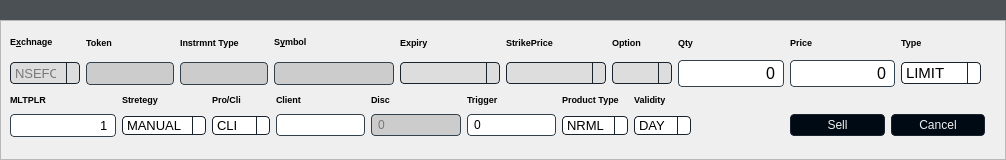
<?xml version="1.0" encoding="UTF-8"?>
<ui version="4.0">
 <class>MainWindow</class>
 <widget class="QMainWindow" name="MainWindow">
  <property name="geometry">
   <rect>
    <x>0</x>
    <y>0</y>
    <width>1006</width>
    <height>160</height>
   </rect>
  </property>
  <property name="windowTitle">
   <string>MainWindow</string>
  </property>
  <property name="styleSheet">
   <string notr="true"/>
  </property>
  <widget class="QWidget" name="centralwidget">
   <property name="styleSheet">
    <string notr="true"/>
   </property>
   <layout class="QGridLayout" name="gridLayout">
    <property name="leftMargin">
     <number>0</number>
    </property>
    <property name="topMargin">
     <number>0</number>
    </property>
    <property name="rightMargin">
     <number>0</number>
    </property>
    <property name="bottomMargin">
     <number>0</number>
    </property>
    <property name="spacing">
     <number>0</number>
    </property>
    <item row="2" column="1" colspan="2">
     <widget class="QFrame" name="frame_3">
      <property name="sizePolicy">
       <sizepolicy hsizetype="Expanding" vsizetype="Expanding">
        <horstretch>0</horstretch>
        <verstretch>0</verstretch>
       </sizepolicy>
      </property>
      <property name="styleSheet">
       <string notr="true">QWidget {

background-color: rgb(219, 88	, 96);
}
QPushButton {
  background-color: #000a14;
  border: 1px solid #19232d;
  color: #F0F0F0;
  border-radius: 4px;
  padding: 3px;
  outline: none;
  /* Issue #194 - Special case of QPushButton inside dialogs, for better UI */
  min-width: 20px;
}

QPushButton:disabled {
  background-color: #19232d;
  border: 1px solid #19232d;
  color: #787878;
  border-radius: 4px;
  padding: 3px;
}

QPushButton:checked {
  background-color: #19232d;
  border: 1px solid #19232d;
  border-radius: 4px;
  padding: 3px;
  outline: none;
}

QPushButton:checked:disabled {
  background-color: #000A14;
  border: 1px solid #19232d;
  color: #787878;
  border-radius: 4px;
  padding: 3px;
  outline: none;
}

QPushButton:checked:selected {
  background: #1464A0;
  color: #19232d;
}

QPushButton::menu-indicator {
  subcontrol-origin: padding;
  subcontrol-position: bottom right;
  bottom: 4px;
}

QPushButton:pressed {
  background-color: #000A14;
  border: 1px solid #000A14;
}

QPushButton:pressed:hover {
/*  border: 1px solid #148CD2;*/
  background-color: #148CD2;
}

QPushButton:hover {
  background-color: #148CD2;    
}

QPushButton:selected {
  background: #1464A0;
  color: #19232d;
}

QPushButton:hover {
  border: 1px solid #148CD2;
  color: #F0F0F0;
}

QPushButton:focus {
  border: 1px solid #1464A0;
}



QComboBox {
  background-color: #ffffff;
  border: 1px solid #19232d;
  border-radius: 4px;
  selection-background-color: #1464A0;
  padding-left: 4px;
  padding-right: 10px;
color:111111;
  /* 4 + 16*2 See scrollbar size */
  /* Fixes #103, #111 */
  min-height: 1.5em;
  /* padding-top: 2px;     removed to fix #132 */
  /* padding-bottom: 2px;  removed to fix #132 */
  /* min-width: 75px;      removed to fix #109 */
  /* Needed to remove indicator - fix #132 */
}

QComboBox QAbstractItemView {
  border: 1px solid #19232d;
  border-radius: 0;
  background-color: #eeeeee;
  color: #111111;
  selection-background-color: #1464A0;
}

QComboBox QAbstractItemView:hover {
  background-color: #eeeeee;
  color: #111111;
}

QComboBox QAbstractItemView:selected {
  background: #1464A0;
  color: #19232d;
}

QComboBox QAbstractItemView:alternate {
  background: #eeeeee;
}

QComboBox:disabled {
  background-color: #dddddd;
  color: #787878;
}

QComboBox:hover {
  border: 1px solid #148CD2;
}

QComboBox:focus {
  background-color: #1464A0;
  border: 1px solid #1464A0;
}

QComboBox:on {
  selection-background-color: #1464A0;
}

QComboBox::indicator {
  border: none;
  border-radius: 0;
  background-color: transparent;
  selection-background-color: transparent;
  color: transparent;
  selection-color: transparent;
  /* Needed to remove indicator - fix #132 */
}

QComboBox::indicator:alternate {
  background: #000A14;
}

QComboBox::item:alternate {
  background: #000A14;
}

QComboBox::item:selected {
  border: 0px solid transparent;
}

QComboBox::drop-down {
  subcontrol-origin: padding;
  subcontrol-position: top right;
  width: 12px;
  border-left: 1px solid #19232d;
}

QComboBox::down-arrow {
  image: url(&quot;:/qss_icons/rc/arrow_down_disabled.png&quot;);
  height: 8px;
  width: 8px;
}

QComboBox::down-arrow:on, QComboBox::down-arrow:hover, QComboBox::down-arrow:focus {
  image: url(&quot;:/qss_icons/rc/arrow_down.png&quot;);
}


QLineEdit {
  background-color: #ffffff;
  padding-top: 2px;
  /* This QLineEdit fix  103, 111 */
  padding-bottom: 2px;
  /* This QLineEdit fix  103, 111 */
  padding-left: 4px;
  padding-right: 4px;
  border-style: solid;
  border: 1px solid #32414B;
  border-radius: 4px;
  color: 000000;
}

QLineEdit:disabled {
  background-color: #cccccc;
  color: #787878;
}

QLineEdit:hover {
  border: 1px solid #148CD2;
  color: #000000;
}

QLineEdit:focus {
  border: 1px solid #1464A0;
}

QLineEdit:selected {
  background-color: #1464A0;
  color: #000000;
}
</string>
      </property>
      <property name="frameShape">
       <enum>QFrame::StyledPanel</enum>
      </property>
      <property name="frameShadow">
       <enum>QFrame::Raised</enum>
      </property>
      <widget class="QWidget" name="layoutWidget">
       <property name="geometry">
        <rect>
         <x>10</x>
         <y>10</y>
         <width>971</width>
         <height>57</height>
        </rect>
       </property>
       <layout class="QGridLayout" name="gridLayout_2" columnstretch="0,0,0,0,0,0,0,0,0,0,0" columnminimumwidth="0,0,0,0,0,0,0,0,0,0,0">
        <item row="1" column="9">
         <widget class="QLineEdit" name="leRate">
          <property name="minimumSize">
           <size>
            <width>100</width>
            <height>0</height>
           </size>
          </property>
          <property name="font">
           <font>
            <pointsize>12</pointsize>
           </font>
          </property>
          <property name="styleSheet">
           <string notr="true"/>
          </property>
          <property name="text">
           <string>0</string>
          </property>
          <property name="alignment">
           <set>Qt::AlignRight|Qt::AlignTrailing|Qt::AlignVCenter</set>
          </property>
         </widget>
        </item>
        <item row="1" column="5">
         <widget class="QComboBox" name="cbExp">
          <property name="enabled">
           <bool>false</bool>
          </property>
          <property name="minimumSize">
           <size>
            <width>100</width>
            <height>22</height>
           </size>
          </property>
          <property name="font">
           <font>
            <pointsize>10</pointsize>
           </font>
          </property>
          <property name="styleSheet">
           <string notr="true"/>
          </property>
         </widget>
        </item>
        <item row="0" column="8">
         <widget class="QLabel" name="label_8">
          <property name="font">
           <font>
            <pointsize>7</pointsize>
            <weight>75</weight>
            <bold>true</bold>
           </font>
          </property>
          <property name="styleSheet">
           <string notr="true"/>
          </property>
          <property name="text">
           <string>Qty</string>
          </property>
         </widget>
        </item>
        <item row="1" column="10">
         <widget class="QComboBox" name="cbOrdType">
          <property name="minimumSize">
           <size>
            <width>80</width>
            <height>22</height>
           </size>
          </property>
          <property name="font">
           <font>
            <pointsize>11</pointsize>
           </font>
          </property>
          <property name="styleSheet">
           <string notr="true"/>
          </property>
          <item>
           <property name="text">
            <string>LIMIT</string>
           </property>
          </item>
          <item>
           <property name="text">
            <string>MARKET</string>
           </property>
          </item>
          <item>
           <property name="text">
            <string>SL</string>
           </property>
          </item>
          <item>
           <property name="text">
            <string>SL-M</string>
           </property>
          </item>
         </widget>
        </item>
        <item row="1" column="7">
         <widget class="QComboBox" name="cbOpt">
          <property name="enabled">
           <bool>false</bool>
          </property>
          <property name="minimumSize">
           <size>
            <width>60</width>
            <height>22</height>
           </size>
          </property>
          <property name="font">
           <font>
            <pointsize>10</pointsize>
           </font>
          </property>
          <property name="styleSheet">
           <string notr="true"/>
          </property>
         </widget>
        </item>
        <item row="0" column="3">
         <widget class="QLabel" name="label_5">
          <property name="font">
           <font>
            <pointsize>7</pointsize>
            <weight>75</weight>
            <bold>true</bold>
           </font>
          </property>
          <property name="styleSheet">
           <string notr="true"/>
          </property>
          <property name="text">
           <string>Instrmnt Type</string>
          </property>
         </widget>
        </item>
        <item row="1" column="3">
         <widget class="QLineEdit" name="leInsType">
          <property name="enabled">
           <bool>false</bool>
          </property>
          <property name="minimumSize">
           <size>
            <width>80</width>
            <height>0</height>
           </size>
          </property>
          <property name="font">
           <font>
            <pointsize>10</pointsize>
           </font>
          </property>
          <property name="styleSheet">
           <string notr="true"/>
          </property>
          <property name="text">
           <string/>
          </property>
         </widget>
        </item>
        <item row="1" column="8">
         <widget class="QLineEdit" name="leQty">
          <property name="minimumSize">
           <size>
            <width>80</width>
            <height>0</height>
           </size>
          </property>
          <property name="font">
           <font>
            <pointsize>12</pointsize>
           </font>
          </property>
          <property name="styleSheet">
           <string notr="true"/>
          </property>
          <property name="text">
           <string>0</string>
          </property>
          <property name="alignment">
           <set>Qt::AlignRight|Qt::AlignTrailing|Qt::AlignVCenter</set>
          </property>
         </widget>
        </item>
        <item row="0" column="6">
         <widget class="QLabel" name="label_14">
          <property name="font">
           <font>
            <pointsize>7</pointsize>
            <weight>75</weight>
            <bold>true</bold>
           </font>
          </property>
          <property name="styleSheet">
           <string notr="true"/>
          </property>
          <property name="text">
           <string>StrikePrice</string>
          </property>
         </widget>
        </item>
        <item row="0" column="9">
         <widget class="QLabel" name="label_9">
          <property name="font">
           <font>
            <pointsize>7</pointsize>
            <weight>75</weight>
            <bold>true</bold>
           </font>
          </property>
          <property name="styleSheet">
           <string notr="true"/>
          </property>
          <property name="text">
           <string>Price</string>
          </property>
         </widget>
        </item>
        <item row="1" column="6">
         <widget class="QComboBox" name="cbStrike">
          <property name="enabled">
           <bool>false</bool>
          </property>
          <property name="minimumSize">
           <size>
            <width>100</width>
            <height>22</height>
           </size>
          </property>
          <property name="font">
           <font>
            <pointsize>10</pointsize>
           </font>
          </property>
          <property name="styleSheet">
           <string notr="true"/>
          </property>
         </widget>
        </item>
        <item row="0" column="0">
         <widget class="QLabel" name="label_3">
          <property name="font">
           <font>
            <pointsize>7</pointsize>
            <weight>75</weight>
            <bold>true</bold>
           </font>
          </property>
          <property name="styleSheet">
           <string notr="true"/>
          </property>
          <property name="text">
           <string>&lt;html&gt;&lt;head/&gt;&lt;body&gt;&lt;p&gt;E&lt;span style=&quot; text-decoration: underline;&quot;&gt;x&lt;/span&gt;chnage&lt;/p&gt;&lt;/body&gt;&lt;/html&gt;</string>
          </property>
         </widget>
        </item>
        <item row="0" column="4">
         <widget class="QLabel" name="label_6">
          <property name="font">
           <font>
            <pointsize>7</pointsize>
            <weight>75</weight>
            <bold>true</bold>
           </font>
          </property>
          <property name="styleSheet">
           <string notr="true"/>
          </property>
          <property name="text">
           <string>&lt;html&gt;&lt;head/&gt;&lt;body&gt;&lt;p&gt;S&lt;span style=&quot; text-decoration: underline;&quot;&gt;y&lt;/span&gt;mbol&lt;/p&gt;&lt;/body&gt;&lt;/html&gt;</string>
          </property>
         </widget>
        </item>
        <item row="0" column="5">
         <widget class="QLabel" name="label_13">
          <property name="font">
           <font>
            <pointsize>7</pointsize>
            <weight>75</weight>
            <bold>true</bold>
           </font>
          </property>
          <property name="styleSheet">
           <string notr="true"/>
          </property>
          <property name="text">
           <string>Expiry</string>
          </property>
         </widget>
        </item>
        <item row="1" column="2">
         <widget class="QLineEdit" name="leToken">
          <property name="enabled">
           <bool>false</bool>
          </property>
          <property name="minimumSize">
           <size>
            <width>70</width>
            <height>0</height>
           </size>
          </property>
          <property name="font">
           <font>
            <pointsize>10</pointsize>
           </font>
          </property>
          <property name="styleSheet">
           <string notr="true"/>
          </property>
          <property name="text">
           <string/>
          </property>
         </widget>
        </item>
        <item row="0" column="10">
         <widget class="QLabel" name="label_4">
          <property name="font">
           <font>
            <pointsize>7</pointsize>
            <weight>75</weight>
            <bold>true</bold>
           </font>
          </property>
          <property name="styleSheet">
           <string notr="true"/>
          </property>
          <property name="text">
           <string>Type</string>
          </property>
         </widget>
        </item>
        <item row="1" column="0">
         <widget class="QComboBox" name="cbEx">
          <property name="enabled">
           <bool>false</bool>
          </property>
          <property name="sizePolicy">
           <sizepolicy hsizetype="Maximum" vsizetype="Maximum">
            <horstretch>0</horstretch>
            <verstretch>0</verstretch>
           </sizepolicy>
          </property>
          <property name="minimumSize">
           <size>
            <width>70</width>
            <height>22</height>
           </size>
          </property>
          <property name="font">
           <font>
            <pointsize>10</pointsize>
           </font>
          </property>
          <property name="styleSheet">
           <string notr="true"/>
          </property>
          <item>
           <property name="text">
            <string>NSEFO</string>
           </property>
          </item>
          <item>
           <property name="text">
            <string>MCXFO</string>
           </property>
          </item>
         </widget>
        </item>
        <item row="1" column="4">
         <widget class="QLineEdit" name="leSymbol">
          <property name="enabled">
           <bool>false</bool>
          </property>
          <property name="minimumSize">
           <size>
            <width>120</width>
            <height>0</height>
           </size>
          </property>
          <property name="font">
           <font>
            <pointsize>10</pointsize>
           </font>
          </property>
          <property name="styleSheet">
           <string notr="true"/>
          </property>
          <property name="text">
           <string/>
          </property>
         </widget>
        </item>
        <item row="0" column="7">
         <widget class="QLabel" name="label_15">
          <property name="font">
           <font>
            <pointsize>7</pointsize>
            <weight>75</weight>
            <bold>true</bold>
           </font>
          </property>
          <property name="styleSheet">
           <string notr="true"/>
          </property>
          <property name="text">
           <string>Option</string>
          </property>
         </widget>
        </item>
        <item row="0" column="2">
         <widget class="QLabel" name="label_7">
          <property name="font">
           <font>
            <pointsize>7</pointsize>
            <weight>75</weight>
            <bold>true</bold>
           </font>
          </property>
          <property name="styleSheet">
           <string notr="true"/>
          </property>
          <property name="text">
           <string>Token</string>
          </property>
         </widget>
        </item>
       </layout>
      </widget>
      <widget class="QWidget" name="layoutWidget_2">
       <property name="geometry">
        <rect>
         <x>10</x>
         <y>70</y>
         <width>681</width>
         <height>47</height>
        </rect>
       </property>
       <layout class="QGridLayout" name="gridLayout_3">
        <item row="1" column="4">
         <widget class="QLineEdit" name="leDiscQ">
          <property name="enabled">
           <bool>false</bool>
          </property>
          <property name="styleSheet">
           <string notr="true"/>
          </property>
          <property name="text">
           <string>0</string>
          </property>
         </widget>
        </item>
        <item row="0" column="4">
         <widget class="QLabel" name="label_12">
          <property name="font">
           <font>
            <pointsize>7</pointsize>
            <weight>75</weight>
            <bold>true</bold>
           </font>
          </property>
          <property name="styleSheet">
           <string notr="true"/>
          </property>
          <property name="text">
           <string>Disc</string>
          </property>
         </widget>
        </item>
        <item row="1" column="1">
         <widget class="QComboBox" name="cbStretegyNo">
          <property name="font">
           <font>
            <pointsize>10</pointsize>
           </font>
          </property>
          <property name="styleSheet">
           <string notr="true"/>
          </property>
          <item>
           <property name="text">
            <string>MANUAL</string>
           </property>
          </item>
         </widget>
        </item>
        <item row="1" column="6">
         <widget class="QComboBox" name="cbProduct">
          <property name="font">
           <font>
            <pointsize>10</pointsize>
           </font>
          </property>
          <property name="styleSheet">
           <string notr="true"/>
          </property>
          <item>
           <property name="text">
            <string>NRML</string>
           </property>
          </item>
          <item>
           <property name="text">
            <string>MIS</string>
           </property>
          </item>
         </widget>
        </item>
        <item row="0" column="3">
         <widget class="QLabel" name="label_11">
          <property name="font">
           <font>
            <pointsize>7</pointsize>
            <weight>75</weight>
            <bold>true</bold>
           </font>
          </property>
          <property name="styleSheet">
           <string notr="true"/>
          </property>
          <property name="text">
           <string>Client</string>
          </property>
         </widget>
        </item>
        <item row="0" column="2">
         <widget class="QLabel" name="label_16">
          <property name="font">
           <font>
            <pointsize>7</pointsize>
            <weight>75</weight>
            <bold>true</bold>
           </font>
          </property>
          <property name="styleSheet">
           <string notr="true"/>
          </property>
          <property name="text">
           <string>Pro/Cli</string>
          </property>
         </widget>
        </item>
        <item row="0" column="1">
         <widget class="QLabel" name="label_20">
          <property name="font">
           <font>
            <pointsize>7</pointsize>
            <weight>75</weight>
            <bold>true</bold>
           </font>
          </property>
          <property name="styleSheet">
           <string notr="true"/>
          </property>
          <property name="text">
           <string>Stretegy</string>
          </property>
         </widget>
        </item>
        <item row="0" column="6">
         <widget class="QLabel" name="label_18">
          <property name="font">
           <font>
            <pointsize>7</pointsize>
            <weight>75</weight>
            <bold>true</bold>
           </font>
          </property>
          <property name="styleSheet">
           <string notr="true"/>
          </property>
          <property name="text">
           <string>Product Type</string>
          </property>
         </widget>
        </item>
        <item row="1" column="2">
         <widget class="QComboBox" name="cbCli">
          <property name="font">
           <font>
            <pointsize>10</pointsize>
           </font>
          </property>
          <property name="styleSheet">
           <string notr="true"/>
          </property>
          <item>
           <property name="text">
            <string>CLI</string>
           </property>
          </item>
          <item>
           <property name="text">
            <string>PRO</string>
           </property>
          </item>
         </widget>
        </item>
        <item row="0" column="7">
         <widget class="QLabel" name="label_19">
          <property name="font">
           <font>
            <pointsize>7</pointsize>
            <weight>75</weight>
            <bold>true</bold>
           </font>
          </property>
          <property name="styleSheet">
           <string notr="true"/>
          </property>
          <property name="text">
           <string>Validity</string>
          </property>
         </widget>
        </item>
        <item row="1" column="3">
         <widget class="QLineEdit" name="leClient">
          <property name="styleSheet">
           <string notr="true"/>
          </property>
          <property name="text">
           <string/>
          </property>
         </widget>
        </item>
        <item row="0" column="5">
         <widget class="QLabel" name="label_17">
          <property name="font">
           <font>
            <pointsize>7</pointsize>
            <weight>75</weight>
            <bold>true</bold>
           </font>
          </property>
          <property name="styleSheet">
           <string notr="true"/>
          </property>
          <property name="text">
           <string>Trigger</string>
          </property>
         </widget>
        </item>
        <item row="1" column="5">
         <widget class="QLineEdit" name="leTrigger">
          <property name="enabled">
           <bool>true</bool>
          </property>
          <property name="styleSheet">
           <string notr="true"/>
          </property>
          <property name="text">
           <string>0</string>
          </property>
         </widget>
        </item>
        <item row="1" column="7">
         <widget class="QComboBox" name="cbValidity">
          <property name="font">
           <font>
            <pointsize>10</pointsize>
           </font>
          </property>
          <property name="styleSheet">
           <string notr="true"/>
          </property>
          <item>
           <property name="text">
            <string>DAY</string>
           </property>
          </item>
          <item>
           <property name="text">
            <string>IOC</string>
           </property>
          </item>
         </widget>
        </item>
        <item row="1" column="0">
         <widget class="QLineEdit" name="leMLT">
          <property name="font">
           <font>
            <pointsize>10</pointsize>
           </font>
          </property>
          <property name="text">
           <string>1</string>
          </property>
          <property name="alignment">
           <set>Qt::AlignRight|Qt::AlignTrailing|Qt::AlignVCenter</set>
          </property>
         </widget>
        </item>
        <item row="0" column="0">
         <widget class="QLabel" name="label_21">
          <property name="font">
           <font>
            <pointsize>7</pointsize>
            <weight>75</weight>
            <bold>true</bold>
           </font>
          </property>
          <property name="styleSheet">
           <string notr="true"/>
          </property>
          <property name="text">
           <string>MLTPLR</string>
          </property>
         </widget>
        </item>
       </layout>
      </widget>
      <widget class="QWidget" name="layoutWidget_3">
       <property name="geometry">
        <rect>
         <x>790</x>
         <y>90</y>
         <width>195</width>
         <height>30</height>
        </rect>
       </property>
       <layout class="QGridLayout" name="gridLayout_4">
        <item row="0" column="0">
         <widget class="QPushButton" name="pbSubmit">
          <property name="styleSheet">
           <string notr="true"/>
          </property>
          <property name="text">
           <string>Sell</string>
          </property>
         </widget>
        </item>
        <item row="0" column="1">
         <widget class="QPushButton" name="pbCancel">
          <property name="styleSheet">
           <string notr="true"/>
          </property>
          <property name="text">
           <string>Cancel</string>
          </property>
         </widget>
        </item>
       </layout>
      </widget>
     </widget>
    </item>
    <item row="1" column="1" colspan="2" alignment="Qt::AlignTop">
     <widget class="QFrame" name="headerFrame">
      <property name="styleSheet">
       <string notr="true">/* QFrame -----------------------------------------------------------------

https://doc.qt.io/qt-5/stylesheet-examples.html#customizing-qframe
https://doc.qt.io/qt-5/qframe.html#-prop
https://doc.qt.io/qt-5/qframe.html#details
https://stackoverflow.com/questions/14581498/qt-stylesheet-for-hline-vline-color

--------------------------------------------------------------------------- */
/* (dot) .QFrame  fix #141, #126, #123 */
.QFrame {
  background-color: #4b5055

;

  border-radius: opx;
  border: 0px solid transparent;

  /* No frame */
  /* HLine */
  /* HLine */
}

.QFrame[frameShape=&quot;0&quot;] {
  border-radius: 4px;
  border: 1px transparent #2d2d2d;
}

.QFrame[frameShape=&quot;4&quot;] {
  max-height: 2px;
  border: none;
  background-color: #2d2d2d;
}

.QFrame[frameShape=&quot;5&quot;] {
  max-width: 2px;
  border: none;
  background-color: #2d2d2d;
}


</string>
      </property>
      <property name="frameShape">
       <enum>QFrame::StyledPanel</enum>
      </property>
      <property name="frameShadow">
       <enum>QFrame::Raised</enum>
      </property>
      <layout class="QGridLayout" name="gridLayout_5">
       <property name="leftMargin">
        <number>0</number>
       </property>
       <property name="topMargin">
        <number>0</number>
       </property>
       <property name="rightMargin">
        <number>0</number>
       </property>
       <property name="bottomMargin">
        <number>0</number>
       </property>
       <property name="spacing">
        <number>0</number>
       </property>
       <item row="0" column="1" alignment="Qt::AlignRight">
        <widget class="QFrame" name="frame_2">
         <property name="sizePolicy">
          <sizepolicy hsizetype="Maximum" vsizetype="Maximum">
           <horstretch>0</horstretch>
           <verstretch>0</verstretch>
          </sizepolicy>
         </property>
         <property name="frameShape">
          <enum>QFrame::StyledPanel</enum>
         </property>
         <property name="frameShadow">
          <enum>QFrame::Raised</enum>
         </property>
         <layout class="QHBoxLayout" name="horizontalLayout">
          <property name="spacing">
           <number>1</number>
          </property>
          <property name="leftMargin">
           <number>0</number>
          </property>
          <property name="topMargin">
           <number>0</number>
          </property>
          <property name="rightMargin">
           <number>0</number>
          </property>
          <property name="bottomMargin">
           <number>0</number>
          </property>
          <item>
           <widget class="QPushButton" name="bt_min">
            <property name="sizePolicy">
             <sizepolicy hsizetype="Maximum" vsizetype="Maximum">
              <horstretch>0</horstretch>
              <verstretch>0</verstretch>
             </sizepolicy>
            </property>
            <property name="styleSheet">
             <string notr="true">QPushButton {
  background-color: transparent;
  border: 0px solid transparent;
  color: #F0F0F0;
  border-radius: 4px;
  padding: 3px;
  outline: none;
  /* Issue #194 - Special case of QPushButton inside dialogs, for better UI */
  min-width: 20px;
}

QPushButton:disabled {
  background-color: #19232d;
  border: 1px solid #19232d;
  color: #787878;
  border-radius: 4px;
  padding: 3px;
}

QPushButton:checked {
  background-color: #19232d;
  border: 1px solid #19232d;
  border-radius: 4px;
  padding: 3px;
  outline: none;
}

QPushButton:checked:disabled {
  background-color: #000A14;
  border: 1px solid #19232d;
  color: #787878;
  border-radius: 4px;
  padding: 3px;
  outline: none;
}

QPushButton:checked:selected {
  background: #1464A0;
  color: #19232d;
}

QPushButton::menu-indicator {
  subcontrol-origin: padding;
  subcontrol-position: bottom right;
  bottom: 4px;
}

QPushButton:pressed {
  background-color: #000A14;
  border: 1px solid #000A14;
}

QPushButton:pressed:hover {
/*  border: 1px solid #148CD2;*/
  background-color: #148CD2;
}

QPushButton:hover {
  background-color: #148CD2;    
}

QPushButton:selected {
  background: #1464A0;
  color: #19232d;
}

QPushButton:hover {
  border: 1px solid #148CD2;
  color: #F0F0F0;
}

QPushButton:focus {
  border: 1px solid #1464A0;
}</string>
            </property>
            <property name="text">
             <string/>
            </property>
            <property name="icon">
             <iconset resource="../icons/icons.qrc">
              <normaloff>:/icon1/minus.svg</normaloff>:/icon1/minus.svg</iconset>
            </property>
           </widget>
          </item>
          <item>
           <widget class="QPushButton" name="bt_close">
            <property name="sizePolicy">
             <sizepolicy hsizetype="Maximum" vsizetype="Maximum">
              <horstretch>0</horstretch>
              <verstretch>0</verstretch>
             </sizepolicy>
            </property>
            <property name="styleSheet">
             <string notr="true">QPushButton {
  background-color: transparent;
  border: 0px solid transparent;
  color: #F0F0F0;
  border-radius: 4px;
  padding: 3px;
  outline: none;
  /* Issue #194 - Special case of QPushButton inside dialogs, for better UI */
  min-width: 20px;
}

QPushButton:disabled {
  background-color: #19232d;
  border: 1px solid #19232d;
  color: #787878;
  border-radius: 4px;
  padding: 3px;
}

QPushButton:checked {
  background-color: #19232d;
  border: 1px solid #19232d;
  border-radius: 4px;
  padding: 3px;
  outline: none;
}

QPushButton:checked:disabled {
  background-color: #000A14;
  border: 1px solid #19232d;
  color: #787878;
  border-radius: 4px;
  padding: 3px;
  outline: none;
}

QPushButton:checked:selected {
  background: #1464A0;
  color: #19232d;
}

QPushButton::menu-indicator {
  subcontrol-origin: padding;
  subcontrol-position: bottom right;
  bottom: 4px;
}

QPushButton:pressed {
  background-color: #000A14;
  border: 1px solid #000A14;
}

QPushButton:pressed:hover {
/*  border: 1px solid #148CD2;*/
  background-color: #148CD2;
}

QPushButton:hover {
  background-color: #148CD2;    
}

QPushButton:selected {
  background: #1464A0;
  color: #19232d;
}

QPushButton:hover {
  border: 1px solid #148CD2;
  color: #F0F0F0;
}

QPushButton:focus {
  border: 1px solid #1464A0;
}</string>
            </property>
            <property name="text">
             <string/>
            </property>
            <property name="icon">
             <iconset resource="../icons/icons.qrc">
              <normaloff>:/icon1/x.svg</normaloff>:/icon1/x.svg</iconset>
            </property>
           </widget>
          </item>
         </layout>
        </widget>
       </item>
       <item row="0" column="0">
        <widget class="QFrame" name="frame">
         <property name="sizePolicy">
          <sizepolicy hsizetype="Expanding" vsizetype="Expanding">
           <horstretch>0</horstretch>
           <verstretch>0</verstretch>
          </sizepolicy>
         </property>
         <property name="frameShape">
          <enum>QFrame::StyledPanel</enum>
         </property>
         <property name="frameShadow">
          <enum>QFrame::Raised</enum>
         </property>
        </widget>
       </item>
      </layout>
     </widget>
    </item>
   </layout>
  </widget>
 </widget>
 <tabstops>
  <tabstop>cbEx</tabstop>
  <tabstop>leToken</tabstop>
  <tabstop>leInsType</tabstop>
  <tabstop>leSymbol</tabstop>
  <tabstop>cbExp</tabstop>
  <tabstop>cbStrike</tabstop>
  <tabstop>cbOpt</tabstop>
  <tabstop>leQty</tabstop>
  <tabstop>leRate</tabstop>
  <tabstop>cbOrdType</tabstop>
  <tabstop>leMLT</tabstop>
  <tabstop>cbStretegyNo</tabstop>
  <tabstop>cbCli</tabstop>
  <tabstop>leClient</tabstop>
  <tabstop>leDiscQ</tabstop>
  <tabstop>leTrigger</tabstop>
  <tabstop>cbProduct</tabstop>
  <tabstop>cbValidity</tabstop>
  <tabstop>pbSubmit</tabstop>
  <tabstop>pbCancel</tabstop>
  <tabstop>bt_close</tabstop>
  <tabstop>bt_min</tabstop>
 </tabstops>
 <resources>
  <include location="../icons/icons.qrc"/>
 </resources>
 <connections/>
</ui>
